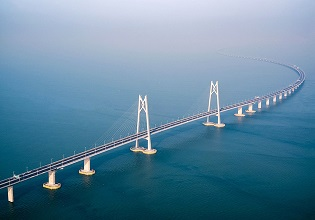
//> input picture opencv/opencv20230826/5灰度变化和直方图修正/灰度反对数变换/gza.jpg, 315 x 220 px
$ ./test   (built with g++ and OpenCV 4)
//> lines starting //> are read from the running program, lines starting //| are printed output that depends on the picture
#include <iostream>
#include<opencv2/opencv.hpp>
using namespace cv;  //所有opencv类都在命名空间cv下
using namespace std;


//归一化
//data				进行处理的像素集合
//grayscale			目标灰度级
//rows cols type	目标图像的行，列，以及类型
Mat Normalize(vector<double> data, int grayscale, int rows, int cols, int type)
{
	double max = 0.0;
	double min = 0.0;
	for (int i = 0; i < data.size(); i++)
	{
		if (data[i] > max)
			max = data[i];
		if (data[i] < min)
			min = data[i];
	}
	Mat dst;
	dst.create(rows, cols, type);
	int index = 0;
	for (int r = 0; r < dst.rows; r++)
	{
		uchar* dstRowData = dst.ptr<uchar>(r);
		for (int c = 0; c < dst.cols; c++)
		{
			dstRowData[c] = (uchar)(grayscale * ((data[index++] - min) * 1.0 / (max - min)));
		}
	}
	return dst;
}

//反对数变换
Mat NegativeLogTransform(Mat src, double parameter)
{
	vector<double> value;
	for (int r = 0; r < src.rows; r++)
	{
		uchar* srcRowData = src.ptr<uchar>(r);
		for (int c = 0; c < src.cols; c++)
		{
			//反对数变换公式为s = ((v + 1) ^ r - 1) / v
			value.push_back((pow(parameter + 1, srcRowData[c]) - 1) / parameter);
		}
	}
	//计算得出的s经过对比拉升（将像素值归一化到0-255）得到最终的图像
	return Normalize(value, 255, src.rows, src.cols, src.type());
}

int main()
{
	Mat srcImg = imread("gza.jpg", 0);//读取源图片转换为灰度图
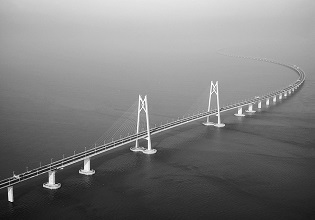
//> srcImg: 220 rows x 315 cols, CV_8UC1; min 0, max 255, mean 124.9
	if (srcImg.data == NULL)
	{
		cout << "图像打开失败" << endl;
		return -1;
	}
	imshow("原图", srcImg);
	//Mat dstImg = LogTransform(srcImg,0.2);
	Mat dstImg;
	dstImg = NegativeLogTransform(srcImg, 3);
//> after the loop in NegativeLogTransform, `for (int r = 0; r < src.rows; r++)`: value = 69300 items
//> the loop in Normalize, `for (int i = 0; i < data.size(); i++)` made 69300 passes
//> max on passes 1, 2, 3, 4, 7, 8, 10, 11, 12, 13, 14, 15: 2e+110, 3.21e+111, 5.13e+112, 2.05e+113, 8.21e+113, 1.31e+115, 5.25e+115, 2.1e+116, 8.41e+116, 3.36e+117, 1.34e+118, 5.38e+118
//> after the loop in Normalize, `for (int i = 0; i < data.size(); i++)`: max = 1.12e+153; min = 0
//> the loop in Normalize, `for (int r = 0; r < dst.rows; r++)` made 220 passes
//> index on passes 1 to 3: 315, 630, 945
//> after the loop in Normalize, `for (int r = 0; r < dst.rows; r++)`:
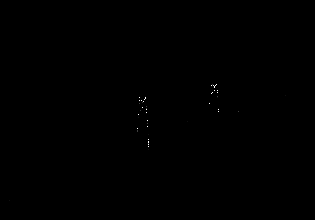
//> dst: 220 rows x 315 cols, CV_8UC1; min 0, max 255, mean 0.1
//> after the loop in Normalize, `for (int r = 0; r < dst.rows; r++)`: index = 69300
	imshow("变换后", dstImg);
	waitKey(0);
	return 0;

}
